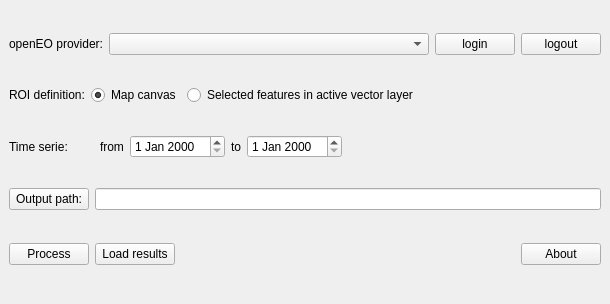
<?xml version="1.0" encoding="UTF-8"?>
<ui version="4.0">
 <class>ForestFireSeverityEstimationDockWidgetBase</class>
 <widget class="QDockWidget" name="ForestFireSeverityEstimationDockWidgetBase">
  <property name="geometry">
   <rect>
    <x>0</x>
    <y>0</y>
    <width>610</width>
    <height>304</height>
   </rect>
  </property>
  <property name="windowTitle">
   <string>Forest fire severity estimation using DNBR from Sentinel-2 and Earth Engine</string>
  </property>
  <widget class="QWidget" name="dockWidgetContents">
   <layout class="QGridLayout" name="gridLayout">
    <item row="0" column="0">
     <layout class="QHBoxLayout" name="horizontalLayout_5">
      <item>
       <widget class="QLabel" name="label">
        <property name="sizePolicy">
         <sizepolicy hsizetype="Minimum" vsizetype="Preferred">
          <horstretch>0</horstretch>
          <verstretch>0</verstretch>
         </sizepolicy>
        </property>
        <property name="text">
         <string>openEO provider:</string>
        </property>
       </widget>
      </item>
      <item>
       <widget class="QComboBox" name="openEOProviderComboBox">
        <property name="sizePolicy">
         <sizepolicy hsizetype="Expanding" vsizetype="Fixed">
          <horstretch>0</horstretch>
          <verstretch>0</verstretch>
         </sizepolicy>
        </property>
       </widget>
      </item>
      <item>
       <widget class="QPushButton" name="loginPushButton">
        <property name="text">
         <string>login</string>
        </property>
       </widget>
      </item>
      <item>
       <widget class="QPushButton" name="logoutPushButton">
        <property name="text">
         <string>logout</string>
        </property>
       </widget>
      </item>
     </layout>
    </item>
    <item row="1" column="0">
     <layout class="QHBoxLayout" name="horizontalLayout">
      <item>
       <widget class="QLabel" name="roiLayerLabel">
        <property name="sizePolicy">
         <sizepolicy hsizetype="Minimum" vsizetype="Preferred">
          <horstretch>0</horstretch>
          <verstretch>0</verstretch>
         </sizepolicy>
        </property>
        <property name="text">
         <string>ROI definition:</string>
        </property>
       </widget>
      </item>
      <item>
       <widget class="QRadioButton" name="roiMapCanvasRadioButton">
        <property name="text">
         <string>Map canvas</string>
        </property>
        <property name="checked">
         <bool>true</bool>
        </property>
       </widget>
      </item>
      <item>
       <widget class="QRadioButton" name="roiSelectedFeaturesRadioButton">
        <property name="text">
         <string>Selected features in active vector layer</string>
        </property>
       </widget>
      </item>
      <item>
       <spacer name="horizontalSpacer_4">
        <property name="orientation">
         <enum>Qt::Horizontal</enum>
        </property>
        <property name="sizeHint" stdset="0">
         <size>
          <width>40</width>
          <height>20</height>
         </size>
        </property>
       </spacer>
      </item>
     </layout>
    </item>
    <item row="2" column="0">
     <layout class="QHBoxLayout" name="horizontalLayout_3">
      <item>
       <widget class="QLabel" name="preFireDatesLabel">
        <property name="minimumSize">
         <size>
          <width>85</width>
          <height>0</height>
         </size>
        </property>
        <property name="text">
         <string>Time serie:</string>
        </property>
       </widget>
      </item>
      <item>
       <widget class="QLabel" name="dateFromLabel">
        <property name="text">
         <string>from</string>
        </property>
       </widget>
      </item>
      <item>
       <widget class="QDateEdit" name="initialDateEdit"/>
      </item>
      <item>
       <widget class="QLabel" name="dateToLabel">
        <property name="text">
         <string>to</string>
        </property>
       </widget>
      </item>
      <item>
       <widget class="QDateEdit" name="finalDateEdit"/>
      </item>
      <item>
       <spacer name="horizontalSpacer">
        <property name="orientation">
         <enum>Qt::Horizontal</enum>
        </property>
        <property name="sizeHint" stdset="0">
         <size>
          <width>40</width>
          <height>20</height>
         </size>
        </property>
       </spacer>
      </item>
     </layout>
    </item>
    <item row="3" column="0">
     <layout class="QHBoxLayout" name="horizontalLayout_4">
      <item>
       <widget class="QPushButton" name="outputPathPushButton">
        <property name="minimumSize">
         <size>
          <width>0</width>
          <height>0</height>
         </size>
        </property>
        <property name="maximumSize">
         <size>
          <width>16777215</width>
          <height>16777215</height>
         </size>
        </property>
        <property name="text">
         <string>Output path:</string>
        </property>
       </widget>
      </item>
      <item>
       <widget class="QLineEdit" name="outputPathLineEdit">
        <property name="minimumSize">
         <size>
          <width>300</width>
          <height>0</height>
         </size>
        </property>
        <property name="maximumSize">
         <size>
          <width>16777215</width>
          <height>16777215</height>
         </size>
        </property>
        <property name="readOnly">
         <bool>true</bool>
        </property>
       </widget>
      </item>
     </layout>
    </item>
    <item row="4" column="0">
     <layout class="QHBoxLayout" name="horizontalLayout_2">
      <item>
       <widget class="QPushButton" name="processPushButton">
        <property name="minimumSize">
         <size>
          <width>0</width>
          <height>0</height>
         </size>
        </property>
        <property name="maximumSize">
         <size>
          <width>80</width>
          <height>16777215</height>
         </size>
        </property>
        <property name="text">
         <string>Process</string>
        </property>
       </widget>
      </item>
      <item>
       <widget class="QPushButton" name="loadResultsPushButton">
        <property name="minimumSize">
         <size>
          <width>0</width>
          <height>0</height>
         </size>
        </property>
        <property name="maximumSize">
         <size>
          <width>200</width>
          <height>16777215</height>
         </size>
        </property>
        <property name="text">
         <string>Load results</string>
        </property>
       </widget>
      </item>
      <item>
       <spacer name="horizontalSpacer_3">
        <property name="orientation">
         <enum>Qt::Horizontal</enum>
        </property>
        <property name="sizeHint" stdset="0">
         <size>
          <width>68</width>
          <height>29</height>
         </size>
        </property>
       </spacer>
      </item>
      <item>
       <widget class="QPushButton" name="aboutPushButton">
        <property name="minimumSize">
         <size>
          <width>0</width>
          <height>0</height>
         </size>
        </property>
        <property name="maximumSize">
         <size>
          <width>80</width>
          <height>16777215</height>
         </size>
        </property>
        <property name="text">
         <string>About</string>
        </property>
       </widget>
      </item>
     </layout>
    </item>
   </layout>
  </widget>
 </widget>
 <resources/>
 <connections/>
</ui>
